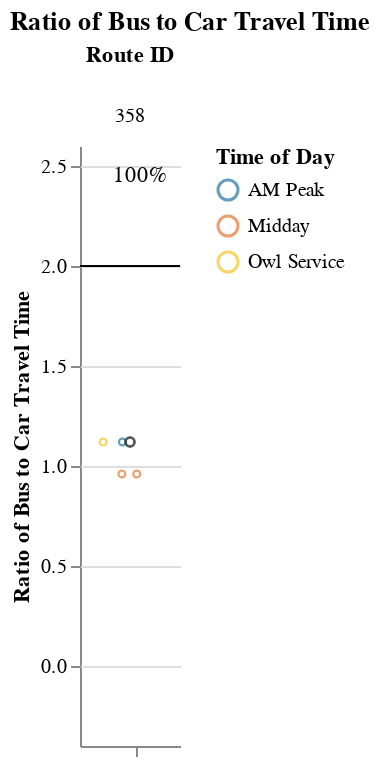
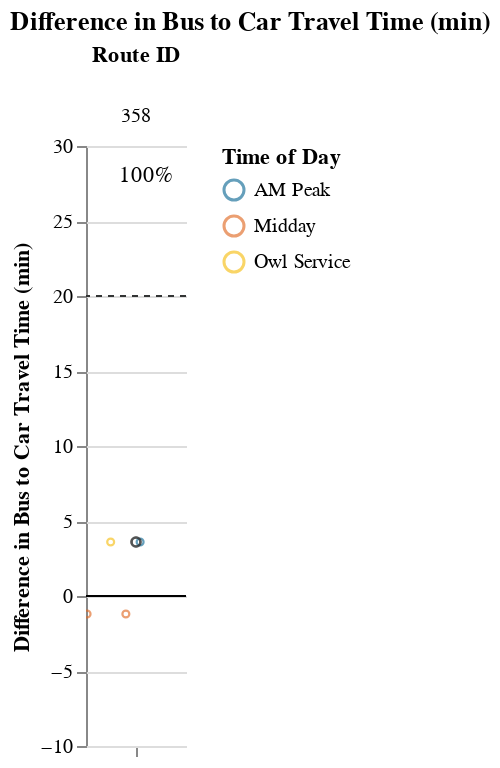

Notebook source saved alongside these figures, in order:
### Markdown cell above
## Viable Competitive Routes
### Short Routes (< 1 hr)

### Code cell
# Allow for possibility that operator doesn't have routes that fall into certain route_groups
# But, jupyterbook will not like markdown with f-string
# separate out route_group and put in each cell, and use try/except + if to display...
# but all 3 route groups must be displayed. just add sentence about why no routes were returned at the end
route_group = "short"
try:
    display_charts_for_route_group(df, route_group)
except:
    print("No routes meet this criteria.")

### Figure 1 — Vega-Lite specification as saved in the notebook (floating-point values rounded to 4 significant figures)
{"config": {"view": {"continuousWidth": 400, "continuousHeight": 300, "stroke": null}, "facet": {"spacing": 0}}, "data": {"name": "data-fc372890ff4df97d80e7250eae15865f"}, "facet": {"column": {"field": "route_id", "sort": ["358"], "title": "Route ID", "type": "nominal"}}, "spec": {"layer": [{"mark": "rule", "encoding": {"color": {"value": "black"}, "y": {"field": "cutoff", "type": "quantitative"}}, "selection": {"selector001": {"type": "interval", "bind": "scales", "encodings": ["x", "y"]}}}, {"mark": {"type": "point", "opacity": 0.65, "size": 12, "strokeWidth": 1.1}, "encoding": {"color": {"field": "time_of_day", "scale": {"range": ["#136C97", "#E16B26", "#F6BF16", "#00896B", "#7790A3", "#5B559C"]}, "sort": ["AM Peak", "Midday", "PM Peak", "Owl Service"], "title": "Time of Day", "type": "nominal"}, "tooltip": [{"field": "route_id", "type": "nominal"}, {"field": "trip_id", "type": "nominal"}, {"field": "service_hours", "type": "quantitative"}, {"field": "car_duration_hours", "type": "quantitative"}, {"field": "bus_multiplier", "type": "quantitative"}, {"field": "bus_difference", "type": "quantitative"}, {"field": "num_trips", "type": "quantitative"}, {"field": "num_competitive", "type": "quantitative"}, {"field": "pct_trips_competitive", "type": "quantitative"}, {"field": "p25", "type": "quantitative"}, {"field": "p50", "type": "quantitative"}, {"field": "p75", "type": "quantitative"}], "x": {"axis": {"grid": false, "labels": false, "ticks": true, "values": [0]}, "field": "jitter", "scale": {}, "title": null, "type": "quantitative"}, "y": {"field": "bus_multiplier", "scale": {"domain": [-0.25, 2.5]}, "title": "Ratio of Bus to Car Travel Time", "type": "quantitative"}}, "transform": [{"calculate": "sqrt(-2*log(random()))*cos(2*PI*random())", "as": "jitter"}], "width": 50}, {"layer": [{"mark": {"type": "point", "opacity": 0.6, "size": 20, "strokeWidth": 1.3}, "encoding": {"color": {"value": "#323434"}, "y": {"field": "bus_multiplier", "type": "quantitative"}}, "transform": [{"filter": "(datum.p50_trip === 1)"}]}, {"mark": {"type": "text", "align": "center", "baseline": "middle"}, "encoding": {"color": {"value": "black"}, "text": {"field": "pct_trips_competitive", "format": ".0%", "type": "quantitative"}, "tooltip": [{"field": "route_id", "type": "nominal"}, {"field": "trip_id", "type": "nominal"}, {"field": "service_hours", "type": "quantitative"}, {"field": "car_duration_hours", "type": "quantitative"}, {"field": "bus_multiplier", "type": "quantitative"}, {"field": "bus_difference", "type": "quantitative"}, {"field": "num_trips", "type": "quantitative"}, {"field": "num_competitive", "type": "quantitative"}, {"field": "pct_trips_competitive", "type": "quantitative"}, {"field": "p25", "type": "quantitative"}, {"field": "p50", "type": "quantitative"}, {"field": "p75", "type": "quantitative"}], "x": {"value": 30}, "y": {"value": 15}}, "transform": [{"calculate": "sqrt(-2*log(random()))*cos(2*PI*random())", "as": "jitter"}, {"filter": "(datum.fastest_trip === 1)"}]}]}]}, "resolve": {"scale": {"y": "shared"}}, "title": "Ratio of Bus to Car Travel Time", "$schema": "https://vega.github.io/schema/vega-lite/v4.17.0.json", "datasets": {"data-fc372890ff4df97d80e7250eae15865f": [{"calitp_itp_id": 238, "trip_key": -7753360842071914817, "trip_id": "t_1286100_b_26962_tn_0", "shape_id": "p_900480", "route_id": "358", "service_hours": 0.5, "trip_first_departure_ts": 50400, "trip_last_arrival_ts": 52200, "departure_hour": 14, "time_of_day": "Midday", "p25": 0.5, "p50": 0.54, "p75": 0.58, "p50_trip": 0, "fastest_trip": 0, "car_duration_hours": 0.52, "competitive_route": 1, "bus_multiplier": 0.96, "bus_difference": -1.2, "num_trips": 4, "num_competitive": 4, "pct_trips_competitive": 1.0, "bus_difference_spread": 4.8, "route_group": "short", "max_trip_hrs": 0.58, "max_trip_route_group": 0.67, "name": "Palo Verde Valley Transit Agency", "caltrans_district": "08 - San Bernardino", "drmt_organization_name": "['recWtrXNy0XSWd90F']", "cutoff2": 20, "cutoff": 2}, {"calitp_itp_id": 238, "trip_key": -3659600200010938693, "trip_id": "t_1286101_b_26962_tn_0", "shape_id": "p_900480", "route_id": "358", "service_hours": 0.5, "trip_first_departure_ts": 57600, "trip_last_arrival_ts": 59400, "departure_hour": 16, "time_of_day": "Midday", "p25": 0.5, "p50": 0.54, "p75": 0.58, "p50_trip": 0, "fastest_trip": 1, "car_duration_hours": 0.52, "competitive_route": 1, "bus_multiplier": 0.96, "bus_difference": -1.2, "num_trips": 4, "num_competitive": 4, "pct_trips_competitive": 1.0, "bus_difference_spread": 4.8, "route_group": "short", "max_trip_hrs": 0.58, "max_trip_route_group": 0.67, "name": "Palo Verde Valley Transit Agency", "caltrans_district": "08 - San Bernardino", "drmt_organization_name": "['recWtrXNy0XSWd90F']", "cutoff2": 20, "cutoff": 2}, {"calitp_itp_id": 238, "trip_key": -4228541924161864439, "trip_id": "t_1285719_b_26962_tn_0", "shape_id": "p_900479", "route_id": "358", "service_hours": 0.58, "trip_first_departure_ts": 26400, "trip_last_arrival_ts": 28500, "departure_hour": 7, "time_of_day": "AM Peak", "p25": 0.5, "p50": 0.54, "p75": 0.58, "p50_trip": 1, "fastest_trip": 0, "car_duration_hours": 0.52, "competitive_route": 1, "bus_multiplier": 1.12, "bus_difference": 3.6, "num_trips": 4, "num_competitive": 4, "pct_trips_competitive": 1.0, "bus_difference_spread": 4.8, "route_group": "short", "max_trip_hrs": 0.58, "max_trip_route_group": 0.67, "name": "Palo Verde Valley Transit Agency", "caltrans_district": "08 - San Bernardino", "drmt_organization_name": "['recWtrXNy0XSWd90F']", "cutoff2": 20, "cutoff": 2}, {"calitp_itp_id": 238, "trip_key": -24069298854092875, "trip_id": "t_1285717_b_26962_tn_0", "shape_id": "p_900479", "route_id": "358", "service_hours": 0.58, "trip_first_departure_ts": 19200, "trip_last_arrival_ts": 21300, "departure_hour": 5, "time_of_day": "Owl Service", "p25": 0.5, "p50": 0.54, "p75": 0.58, "p50_trip": 1, "fastest_trip": 0, "car_duration_hours": 0.52, "competitive_route": 1, "bus_multiplier": 1.12, "bus_difference": 3.6, "num_trips": 4, "num_competitive": 4, "pct_trips_competitive": 1.0, "bus_difference_spread": 4.8, "route_group": "short", "max_trip_hrs": 0.58, "max_trip_route_group": 0.67, "name": "Palo Verde Valley Transit Agency", "caltrans_district": "08 - San Bernardino", "drmt_organization_name": "['recWtrXNy0XSWd90F']", "cutoff2": 20, "cutoff": 2}]}}

### Figure 2 — Vega-Lite specification as saved in the notebook (floating-point values rounded to 4 significant figures)
{"config": {"view": {"continuousWidth": 400, "continuousHeight": 300, "stroke": null}, "facet": {"spacing": 0}}, "data": {"name": "data-74a7ad1b8a06a838384e4dd064081702"}, "facet": {"column": {"field": "route_id", "sort": ["358"], "title": "Route ID", "type": "nominal"}}, "spec": {"layer": [{"mark": "rule", "encoding": {"color": {"value": "black"}, "y": {"field": "cutoff", "type": "quantitative"}}, "selection": {"selector002": {"type": "interval", "bind": "scales", "encodings": ["x", "y"]}}}, {"mark": {"type": "rule", "strokeDash": [3, 3]}, "encoding": {"color": {"value": "#323434"}, "y": {"field": "cutoff2", "type": "quantitative"}}}, {"mark": {"type": "point", "opacity": 0.65, "size": 12, "strokeWidth": 1.1}, "encoding": {"color": {"field": "time_of_day", "scale": {"range": ["#136C97", "#E16B26", "#F6BF16", "#00896B", "#7790A3", "#5B559C"]}, "sort": ["AM Peak", "Midday", "PM Peak", "Owl Service"], "title": "Time of Day", "type": "nominal"}, "tooltip": [{"field": "route_id", "type": "nominal"}, {"field": "trip_id", "type": "nominal"}, {"field": "service_hours", "type": "quantitative"}, {"field": "car_duration_hours", "type": "quantitative"}, {"field": "bus_multiplier", "type": "quantitative"}, {"field": "bus_difference", "type": "quantitative"}, {"field": "num_trips", "type": "quantitative"}, {"field": "num_competitive", "type": "quantitative"}, {"field": "pct_trips_competitive", "type": "quantitative"}, {"field": "p25", "type": "quantitative"}, {"field": "p50", "type": "quantitative"}, {"field": "p75", "type": "quantitative"}], "x": {"axis": {"grid": false, "labels": false, "ticks": true, "values": [0]}, "field": "jitter", "scale": {}, "title": null, "type": "quantitative"}, "y": {"field": "bus_difference", "scale": {"domain": [-5, 25.0]}, "title": "Difference in Bus to Car Travel Time (min)", "type": "quantitative"}}, "transform": [{"calculate": "sqrt(-2*log(random()))*cos(2*PI*random())", "as": "jitter"}], "width": 50}, {"layer": [{"mark": {"type": "point", "opacity": 0.6, "size": 20, "strokeWidth": 1.3}, "encoding": {"color": {"value": "#323434"}, "y": {"field": "bus_difference", "type": "quantitative"}}, "transform": [{"filter": "(datum.p50_trip === 1)"}]}, {"mark": {"type": "text", "align": "center", "baseline": "middle"}, "encoding": {"color": {"value": "black"}, "text": {"field": "pct_trips_competitive", "format": ".0%", "type": "quantitative"}, "tooltip": [{"field": "route_id", "type": "nominal"}, {"field": "trip_id", "type": "nominal"}, {"field": "service_hours", "type": "quantitative"}, {"field": "car_duration_hours", "type": "quantitative"}, {"field": "bus_multiplier", "type": "quantitative"}, {"field": "bus_difference", "type": "quantitative"}, {"field": "num_trips", "type": "quantitative"}, {"field": "num_competitive", "type": "quantitative"}, {"field": "pct_trips_competitive", "type": "quantitative"}, {"field": "p25", "type": "quantitative"}, {"field": "p50", "type": "quantitative"}, {"field": "p75", "type": "quantitative"}], "x": {"value": 30}, "y": {"value": 15}}, "transform": [{"calculate": "sqrt(-2*log(random()))*cos(2*PI*random())", "as": "jitter"}, {"filter": "(datum.fastest_trip === 1)"}]}]}]}, "resolve": {"scale": {"y": "shared"}}, "title": "Difference in Bus to Car Travel Time (min)", "$schema": "https://vega.github.io/schema/vega-lite/v4.17.0.json", "datasets": {"data-74a7ad1b8a06a838384e4dd064081702": [{"calitp_itp_id": 238, "trip_key": -7753360842071914817, "trip_id": "t_1286100_b_26962_tn_0", "shape_id": "p_900480", "route_id": "358", "service_hours": 0.5, "trip_first_departure_ts": 50400, "trip_last_arrival_ts": 52200, "departure_hour": 14, "time_of_day": "Midday", "p25": 0.5, "p50": 0.54, "p75": 0.58, "p50_trip": 0, "fastest_trip": 0, "car_duration_hours": 0.52, "competitive_route": 1, "bus_multiplier": 0.96, "bus_difference": -1.2, "num_trips": 4, "num_competitive": 4, "pct_trips_competitive": 1.0, "bus_difference_spread": 4.8, "route_group": "short", "max_trip_hrs": 0.58, "max_trip_route_group": 0.67, "name": "Palo Verde Valley Transit Agency", "caltrans_district": "08 - San Bernardino", "drmt_organization_name": "['recWtrXNy0XSWd90F']", "cutoff2": 20, "cutoff": 0}, {"calitp_itp_id": 238, "trip_key": -3659600200010938693, "trip_id": "t_1286101_b_26962_tn_0", "shape_id": "p_900480", "route_id": "358", "service_hours": 0.5, "trip_first_departure_ts": 57600, "trip_last_arrival_ts": 59400, "departure_hour": 16, "time_of_day": "Midday", "p25": 0.5, "p50": 0.54, "p75": 0.58, "p50_trip": 0, "fastest_trip": 1, "car_duration_hours": 0.52, "competitive_route": 1, "bus_multiplier": 0.96, "bus_difference": -1.2, "num_trips": 4, "num_competitive": 4, "pct_trips_competitive": 1.0, "bus_difference_spread": 4.8, "route_group": "short", "max_trip_hrs": 0.58, "max_trip_route_group": 0.67, "name": "Palo Verde Valley Transit Agency", "caltrans_district": "08 - San Bernardino", "drmt_organization_name": "['recWtrXNy0XSWd90F']", "cutoff2": 20, "cutoff": 0}, {"calitp_itp_id": 238, "trip_key": -4228541924161864439, "trip_id": "t_1285719_b_26962_tn_0", "shape_id": "p_900479", "route_id": "358", "service_hours": 0.58, "trip_first_departure_ts": 26400, "trip_last_arrival_ts": 28500, "departure_hour": 7, "time_of_day": "AM Peak", "p25": 0.5, "p50": 0.54, "p75": 0.58, "p50_trip": 1, "fastest_trip": 0, "car_duration_hours": 0.52, "competitive_route": 1, "bus_multiplier": 1.12, "bus_difference": 3.6, "num_trips": 4, "num_competitive": 4, "pct_trips_competitive": 1.0, "bus_difference_spread": 4.8, "route_group": "short", "max_trip_hrs": 0.58, "max_trip_route_group": 0.67, "name": "Palo Verde Valley Transit Agency", "caltrans_district": "08 - San Bernardino", "drmt_organization_name": "['recWtrXNy0XSWd90F']", "cutoff2": 20, "cutoff": 0}, {"calitp_itp_id": 238, "trip_key": -24069298854092875, "trip_id": "t_1285717_b_26962_tn_0", "shape_id": "p_900479", "route_id": "358", "service_hours": 0.58, "trip_first_departure_ts": 19200, "trip_last_arrival_ts": 21300, "departure_hour": 5, "time_of_day": "Owl Service", "p25": 0.5, "p50": 0.54, "p75": 0.58, "p50_trip": 1, "fastest_trip": 0, "car_duration_hours": 0.52, "competitive_route": 1, "bus_multiplier": 1.12, "bus_difference": 3.6, "num_trips": 4, "num_competitive": 4, "pct_trips_competitive": 1.0, "bus_difference_spread": 4.8, "route_group": "short", "max_trip_hrs": 0.58, "max_trip_route_group": 0.67, "name": "Palo Verde Valley Transit Agency", "caltrans_district": "08 - San Bernardino", "drmt_organization_name": "['recWtrXNy0XSWd90F']", "cutoff2": 20, "cutoff": 0}]}}
